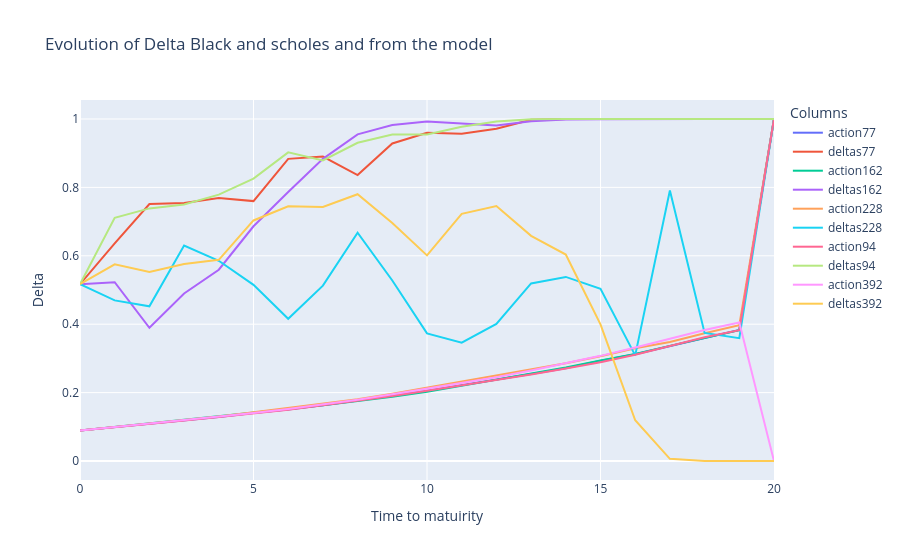

The cell this chart's notebook holds for it:
### Code cell
fig = go.Figure()
# Add traces for each column
for column in actions.columns[values]:
    fig.add_trace(go.Scatter(x=actions.index, y=actions[column], mode='lines', name=f"action{column}"))
    fig.add_trace(go.Scatter(x=deltas.index, y=deltas[column], mode='lines', name=f"deltas{column}"))

# Update layout
fig.update_layout(
    title='Evolution of Delta Black and scholes and from the model',
    xaxis_title='Time to matuirity',
    yaxis_title='Delta',
    template='plotly',
    legend=dict(title='Columns'),
)

# Show the plot
fig.show()

### Figure 1 — Plotly figure (JSON) as saved in the notebook; plotly's stock layout.template omitted (floating-point values rounded to 4 significant figures)
{"data": [{"mode": "lines", "name": "action77", "type": "scatter", "x": [0, 1, 2, 3, 4, 5, 6, 7, 8, 9, 10, 11, 12, 13, 14, 15, 16, 17, 18, 19, 20], "y": [0.08945, 0.09901, 0.1082, 0.1182, 0.1285, 0.14, 0.1503, 0.1631, 0.178, 0.1909, 0.2055, 0.2224, 0.2394, 0.2542, 0.271, 0.2935, 0.3121, 0.3368, 0.3598, 0.3831, 1]}, {"mode": "lines", "name": "deltas77", "type": "scatter", "x": [0, 1, 2, 3, 4, 5, 6, 7, 8, 9, 10, 11, 12, 13, 14, 15, 16, 17, 18, 19, 20], "y": [0.5169, 0.6365, 0.7516, 0.7542, 0.7691, 0.76, 0.8835, 0.8903, 0.8361, 0.9285, 0.96, 0.9569, 0.9716, 0.9979, 0.9998, 0.9995, 1.0, 1.0, 1.0, 1.0, 1]}, {"mode": "lines", "name": "action162", "type": "scatter", "x": [0, 1, 2, 3, 4, 5, 6, 7, 8, 9, 10, 11, 12, 13, 14, 15, 16, 17, 18, 19, 20], "y": [0.08945, 0.09954, 0.11, 0.1203, 0.1307, 0.1408, 0.1518, 0.1633, 0.175, 0.1881, 0.2024, 0.2201, 0.2386, 0.2558, 0.2737, 0.2943, 0.3129, 0.3365, 0.3594, 0.3827, 1]}, {"mode": "lines", "name": "deltas162", "type": "scatter", "x": [0, 1, 2, 3, 4, 5, 6, 7, 8, 9, 10, 11, 12, 13, 14, 15, 16, 17, 18, 19, 20], "y": [0.5169, 0.5229, 0.3896, 0.4897, 0.5592, 0.6863, 0.7863, 0.8835, 0.9551, 0.9821, 0.9923, 0.9865, 0.9813, 0.9937, 0.9986, 0.9991, 1.0, 1.0, 1.0, 1.0, 1]}, {"mode": "lines", "name": "action228", "type": "scatter", "x": [0, 1, 2, 3, 4, 5, 6, 7, 8, 9, 10, 11, 12, 13, 14, 15, 16, 17, 18, 19, 20], "y": [0.08945, 0.09978, 0.1097, 0.1194, 0.1304, 0.1425, 0.1557, 0.1679, 0.1804, 0.1967, 0.2142, 0.2314, 0.2487, 0.2662, 0.2857, 0.3065, 0.3296, 0.3478, 0.3737, 0.3972, 1]}, {"mode": "lines", "name": "deltas228", "type": "scatter", "x": [0, 1, 2, 3, 4, 5, 6, 7, 8, 9, 10, 11, 12, 13, 14, 15, 16, 17, 18, 19, 20], "y": [0.5169, 0.4696, 0.4524, 0.6299, 0.5855, 0.5151, 0.4159, 0.5127, 0.6676, 0.5278, 0.3733, 0.3462, 0.401, 0.5191, 0.5383, 0.5032, 0.3088, 0.7909, 0.3745, 0.3591, 1]}, {"mode": "lines", "name": "action94", "type": "scatter", "x": [0, 1, 2, 3, 4, 5, 6, 7, 8, 9, 10, 11, 12, 13, 14, 15, 16, 17, 18, 19, 20], "y": [0.08945, 0.09862, 0.1082, 0.1182, 0.1284, 0.1391, 0.1498, 0.1633, 0.176, 0.1899, 0.2057, 0.2212, 0.237, 0.2532, 0.2705, 0.2888, 0.3108, 0.3356, 0.3618, 0.3823, 1]}, {"mode": "lines", "name": "deltas94", "type": "scatter", "x": [0, 1, 2, 3, 4, 5, 6, 7, 8, 9, 10, 11, 12, 13, 14, 15, 16, 17, 18, 19, 20], "y": [0.5169, 0.7111, 0.7386, 0.7499, 0.7787, 0.8257, 0.9024, 0.8786, 0.9306, 0.9548, 0.9549, 0.9774, 0.9929, 0.9989, 0.9999, 1.0, 1.0, 1.0, 1.0, 1.0, 1]}, {"mode": "lines", "name": "action392", "type": "scatter", "x": [0, 1, 2, 3, 4, 5, 6, 7, 8, 9, 10, 11, 12, 13, 14, 15, 16, 17, 18, 19, 20], "y": [0.08945, 0.0993, 0.1092, 0.1198, 0.1304, 0.1407, 0.1524, 0.1654, 0.1789, 0.1949, 0.2118, 0.2274, 0.2449, 0.2647, 0.285, 0.3074, 0.3319, 0.3575, 0.3828, 0.4048, 0]}, {"mode": "lines", "name": "deltas392", "type": "scatter", "x": [0, 1, 2, 3, 4, 5, 6, 7, 8, 9, 10, 11, 12, 13, 14, 15, 16, 17, 18, 19, 20], "y": [0.5169, 0.5749, 0.5527, 0.5761, 0.5883, 0.7033, 0.7446, 0.7428, 0.7802, 0.6959, 0.6011, 0.7229, 0.7456, 0.6584, 0.6037, 0.3996, 0.1191, 0.006416, 3.391e-05, 2.829e-06, 0]}], "layout": {"legend": {"title": {"text": "Columns"}}, "title": {"text": "Evolution of Delta Black and scholes and from the model"}, "xaxis": {"title": {"text": "Time to matuirity"}}, "yaxis": {"title": {"text": "Delta"}}}}
